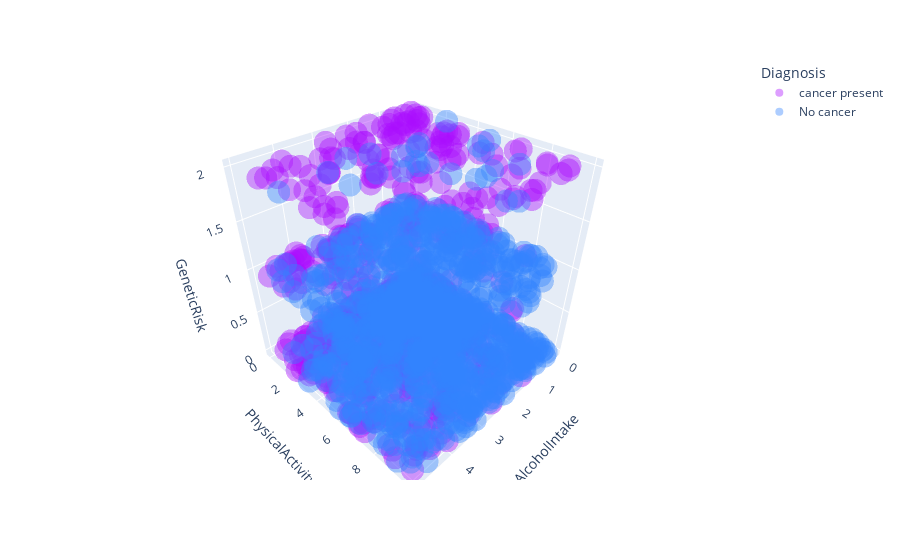

Here is the notebook cell this chart was saved with:
### Markdown cell above
The scatter plot above shows that physical activity and alcohol intake causes cancer. However, it is not clear to what extent since there is no clear distiction on the plot.
We will investigate this further

### Code cell
fig= px.scatter_3d(data2, x='AlcoholIntake', y='PhysicalActivity', z='GeneticRisk',
                color='Diagnosis',color_discrete_sequence=px.colors.qualitative.Alphabet, opacity=0.4)
fig.show()

### Figure 1 — Plotly figure (JSON) as saved in the notebook; plotly's stock layout.template omitted (floating-point values rounded to 4 significant figures; data arrays with more than 128 entries replaced by an {"elided": "..."} marker saying what was removed)
{"data": [{"hovertemplate": "Diagnosis=cancer present<br>AlcoholIntake=%{x}<br>PhysicalActivity=%{y}<br>GeneticRisk=%{z}<extra></extra>", "legendgroup": "cancer present", "marker": {"color": "#AA0DFE", "opacity": 0.4, "symbol": "circle"}, "mode": "markers", "name": "cancer present", "scene": "scene", "showlegend": true, "type": "scatter3d", "x": {"elided": "557 float values"}, "y": {"elided": "557 float values"}, "z": {"elided": "557 int values"}}, {"hovertemplate": "Diagnosis=No cancer<br>AlcoholIntake=%{x}<br>PhysicalActivity=%{y}<br>GeneticRisk=%{z}<extra></extra>", "legendgroup": "No cancer", "marker": {"color": "#3283FE", "opacity": 0.4, "symbol": "circle"}, "mode": "markers", "name": "No cancer", "scene": "scene", "showlegend": true, "type": "scatter3d", "x": {"elided": "943 float values"}, "y": {"elided": "943 float values"}, "z": {"elided": "943 int values"}}], "layout": {"legend": {"title": {"text": "Diagnosis"}, "tracegroupgap": 0}, "margin": {"t": 60}, "scene": {"domain": {"x": [0, 1], "y": [0, 1]}, "xaxis": {"title": {"text": "AlcoholIntake"}}, "yaxis": {"title": {"text": "PhysicalActivity"}}, "zaxis": {"title": {"text": "GeneticRisk"}}}}}
